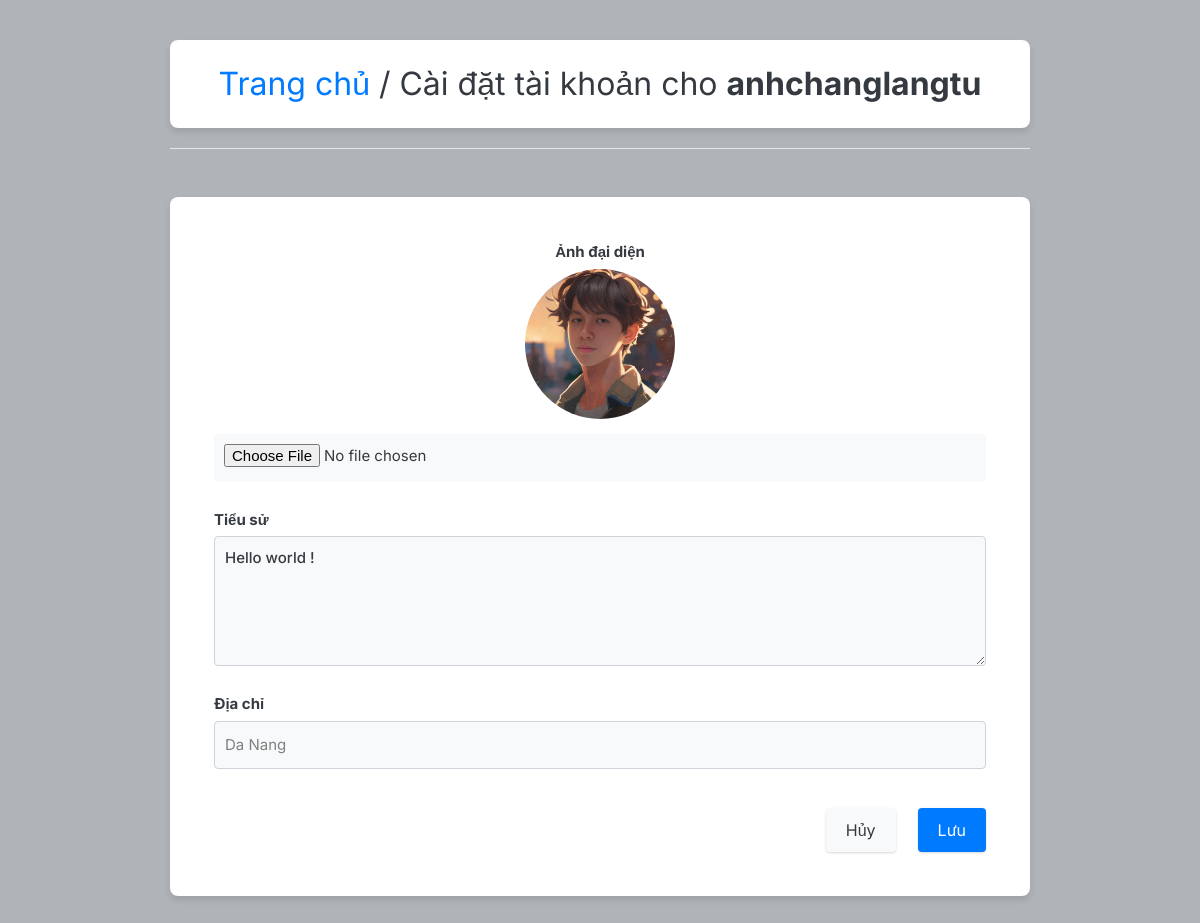
The app's page /settings (signed in) with its own data.
### core/models.py (models this page shows, shortened)
class Profile(models.Model):
    user = models.ForeignKey(User, on_delete=models.CASCADE)
    id_user = models.IntegerField()
    bio = models.TextField(blank=True)
    profileimg = models.ImageField(upload_to='profile_images', default='blank-profile-picture.png')
    location = models.CharField(max_length=100, blank=True)

### core/views.py (the view, shortened to what this page needs)
# urls.py: path('settings', views.settings, name = 'settings'),
@login_required(login_url='signin')
def settings(request):
    user_profile = Profile.objects.get(user = request.user)
    return render(request, 'setting.html', {'user_profile': user_profile})

### templates/setting.html (shortened to what this page needs)
{% load static %}
<!DOCTYPE html>
<html lang="en">
<head>
    <link rel="stylesheet" href="{% static 'assets/css/icons.css' %}">
    <link rel="stylesheet" href="{% static 'assets/css/uikit.css' %}">
    <link rel="stylesheet" href="{% static 'assets/css/style.css' %}">
    <link rel="stylesheet" href="{% static 'assets/css/tailwind.css' %}">
</head>
<body>
    <div class="container">
        <div class="header">
            <h1><a href="/">Trang chủ</a> / Cài đặt tài khoản cho <b>{{ user.username }}</b></h1>
        </div>
        <hr>
        <div class="grid lg:grid-cols-2 mt-12 gap-8">
            <div class="form-container col-span-2">
                <form action="" method="POST" enctype="multipart/form-data">
                    <div class="grid grid-cols-2 gap-3 lg:p-6 p-4">
                        <div class="col-span-2 profile-image">
                            <label for="image">Ảnh đại diện</label>
                            <img src="{{ user_profile.profileimg.url }}" alt="Profile Image" />
                            <input type="file" name="image" class="shadow-none bg-gray-100">
                        </div>
                        <div class="col-span-2">
                            <label for="about">Tiểu sử</label>
                            <textarea id="about" name="bio" rows="3" class="shadow-none bg-gray-100">{{ user_profile.bio }}</textarea>
                        </div>
                        <div class="col-span-2">
                            <label for="location">Địa chỉ</label>
                            <input type="text" name="location" value="{{ user_profile.location }}" class="shadow-none bg-gray-100">
                        </div>
                    </div>
                    <div class="bg-gray-10 p-6 pt-0 flex justify-end space-x-3">
                        <button type="button" class="btn btn-cancel"><a href="/">Hủy</a></button>
                        <button type="submit" class="btn btn-save">Lưu</button>
                    </div>
                </form>
            </div>
        </div>
    </div>
</body>
</html>

### static/assets/css/style.css (style rules this page uses)
body { background-color: #B0B3B8!important; }
button { vertical-align: middle; }
input { height: 48px; line-height: 48px; padding: 0 20px; outline: none; font-size: 15px; color: #808080; max-width: 100%; width: 100%; -webkit-box-sizing: border-box; box-sizing: border-box; display: block; font-weight: 400; opacity: 1; border-radius: 4px; border: none; -webkit-box-shadow: 0 1px 4px 0px rgba(0, 0, 0, 0.12); box-shadow: 0 1px 4px 0px rgba(0, 0, 0, 0.12); }
input[type="text"], input[type="password"], input[type="email"], input[type="number"] { height: 48px; line-height: 48px; padding: 0 20px; outline: none; font-size: 15px; color: #808080; max-width: 100%; width: 100%; -webkit-box-sizing: border-box; box-sizing: border-box; display: block; font-weight: 400; opacity: 1; border-radius: 4px; border: none; -webkit-box-shadow: 0 1px 4px 0px rgba(0, 0, 0, 0.12); box-shadow: 0 1px 4px 0px rgba(0, 0, 0, 0.12); }
textarea { height: 48px; line-height: 48px; padding: 0 20px; outline: none; font-size: 15px; color: #808080; margin: 0 0 16px 0; max-width: 100%; width: 100%; -webkit-box-sizing: border-box; box-sizing: border-box; display: block; background-color: #fff; font-weight: 500; opacity: 1; border-radius: 4px; border: none; -webkit-box-shadow: 0 1px 4px 0px rgba(0, 0, 0, 0.12); box-shadow: 0 1px 4px 0px rgba(0, 0, 0, 0.12); }
input { -webkit-transition: all 0.1s ease-in-out; transition: all 0.1s ease-in-out; }
::placeholder { color: #808080; opacity: 1; }
textarea { height: auto; line-height: 27px; padding: 20px; min-height: 130px; -webkit-transition: none !important; transition: none !important; min-width: 100%; }
label, legend { display: block; font-weight: bold; font-size: 15px; font-weight: 500; margin-bottom: 8px; }
button { border: none; margin: 0; padding: 0; width: auto; overflow: visible; background: transparent; color: inherit; font: inherit; line-height: normal; cursor: pointer; }
a { color: #be185d; -webkit-transition: 0.3s; transition: 0.3s; outline: none !important; }
button { outline: none !important; }
img { max-width: 100%; }
body { color: #666; font-size: 15px; line-height: 27px; background-color: #f0f2f5; font-family: "Inter", sans-serif; text-transform: none; }
h1, h2, h3, h4, h5, h6 { font-family: "Inter", sans-serif; text-transform: none; }
input[type="text"], input[type="password"], input[type="email"] { font-family: "Inter", sans-serif; text-transform: none; }
textarea, select { font-family: "Inter", sans-serif; text-transform: none; }
button, body .pac-container { font-family: "Inter", sans-serif; text-transform: none; }
h1, h2, h3, h4, h5, h6 { color: #333; font-weight: 500; margin: 0; padding: 0; }
h1 { font-size: 32px; }
b, strong { font-weight: 700 !important; }
@media (min-width: 1024px) { .container { max-width: 900px !important; padding-top: 45px; } }
.shadow-none { -webkit-box-shadow: none !important; box-shadow: none !important; }

### templates/setting.html (style rules this page uses)
body { font-family: 'Segoe UI', Tahoma, Geneva, Verdana, sans-serif; background-color: #f8f9fa; color: #343a40; margin: 0; padding: 0; }
.container { max-width: 900px; margin: 40px auto; padding: 0 20px; }
.header { background-color: #ffffff; box-shadow: 0 4px 6px rgba(0, 0, 0, 0.1); padding: 20px 40px; border-radius: 8px; margin-bottom: 20px; display: flex; align-items: center; justify-content: center; }
.header h1 { font-size: 2rem; color: #343a40; margin: 0; }
.header a { text-decoration: none; color: #007bff; transition: color 0.3s ease; }
.form-container { background-color: #ffffff; padding: 20px; border-radius: 8px; box-shadow: 0 4px 6px rgba(0, 0, 0, 0.1); }
.form-container label { font-weight: bold; margin-bottom: 5px; display: block; }
.form-container input, .form-container textarea { width: 100%; padding: 10px; margin-top: 5px; margin-bottom: 15px; border: 1px solid #ced4da; border-radius: 4px; background-color: #f8f9fa; }
.form-container input[type="file"] { border: none; }
.profile-image { text-align: center; }
.profile-image img { width: 150px; height: 150px; border-radius: 50%; object-fit: cover; display: block; margin: 0 auto 15px; }
.btn { padding: 10px 20px; border: none; border-radius: 4px; cursor: pointer; font-size: 1rem; }
.btn-cancel { background-color: #f8f9fa; color: #343a40; margin-right: 10px; transition: background-color 0.3s ease, color 0.3s ease; }
.btn-save { background-color: #007bff; color: #ffffff; transition: background-color 0.3s ease; }

### records on screen
Profile: profileimg (placeholder picture), bio "Hello world !", location "Da Nang"

### other values on screen
{{ user.username }} "anhchanglangtu"
